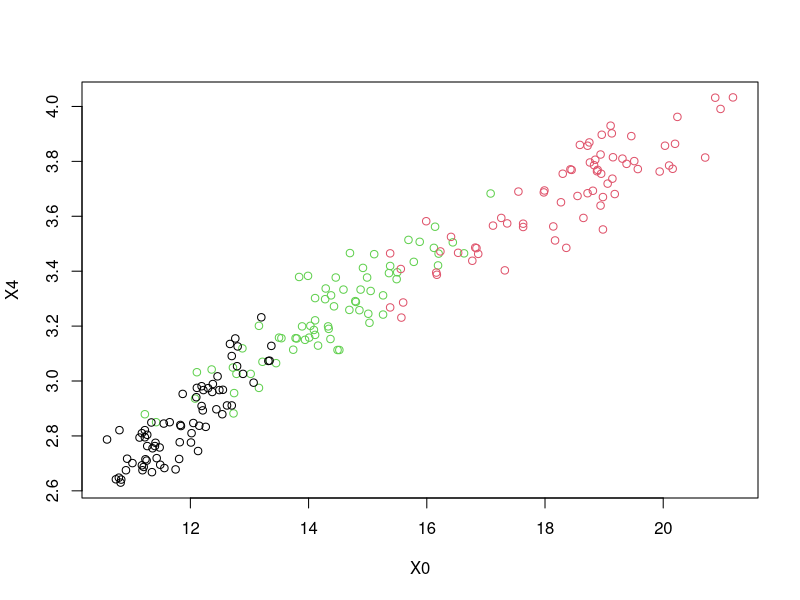
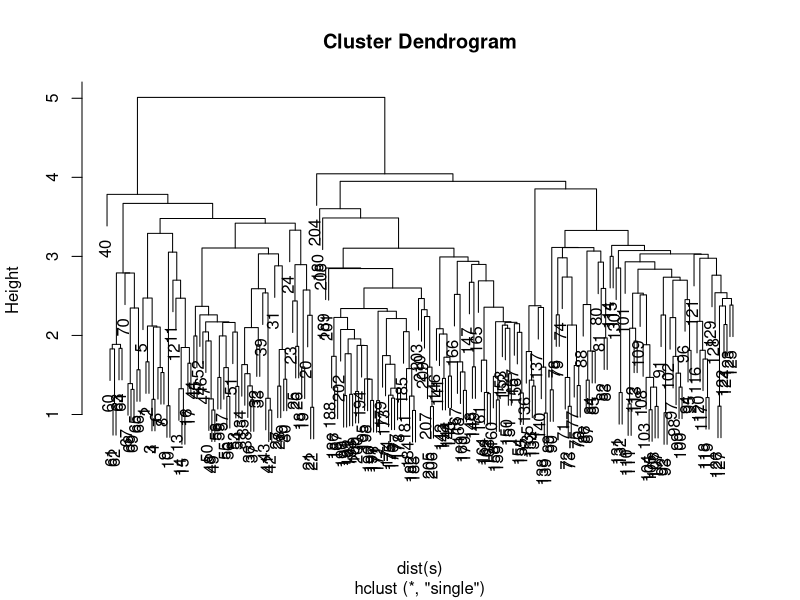
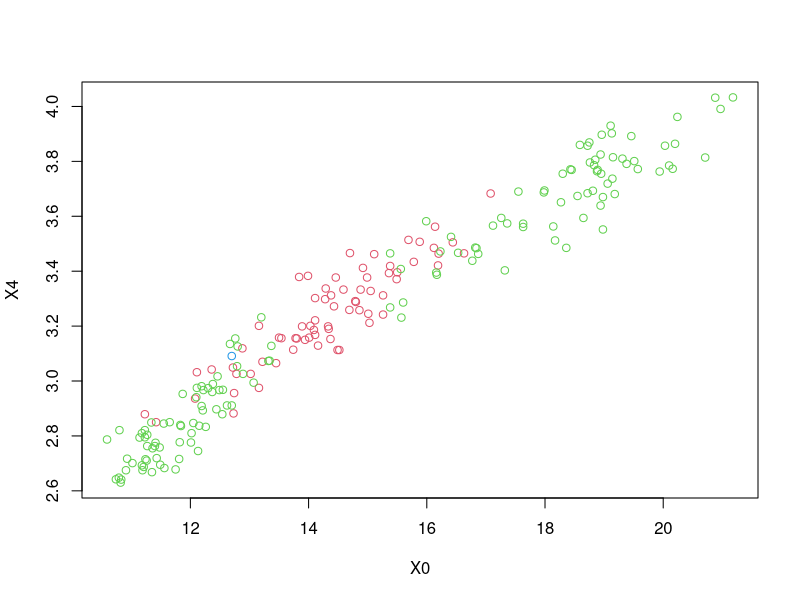
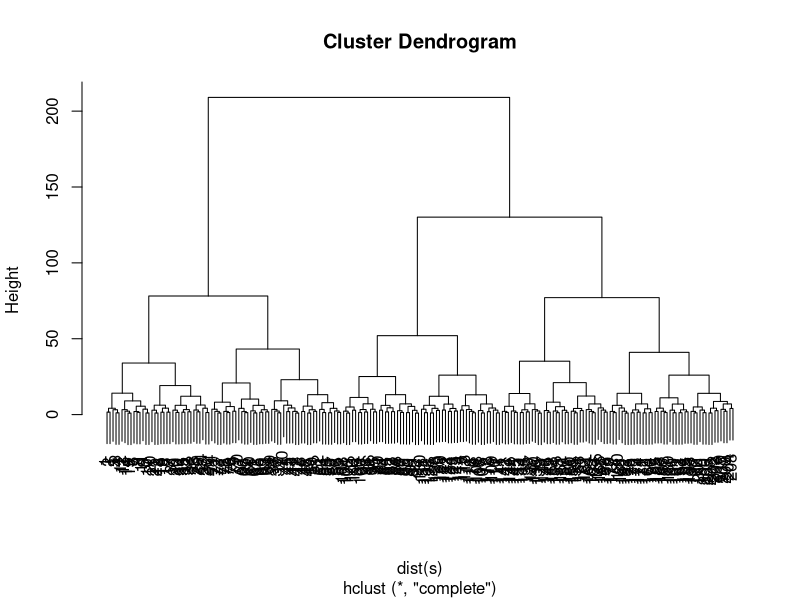

These figures' R source, in order:
## ---- chunk 1
set.seed(2017)

s <- read.csv("SeedData.csv")
attach(s)

km.out <- kmeans(s,3,nstart=20)

plot(X4~X0,col=km.out$cluster)
## ---- chunk 2
cl_sing <- hclust(dist(s),method="single")
plot(cl_sing)
## ---- chunk 3
three <- cutree(cl_sing,3)
## ---- chunk 4
plot(X4~X0,col=three+1)
## ---- chunk 5
cl_sing <- hclust(dist(s),method="complete")
plot(cl_sing)
